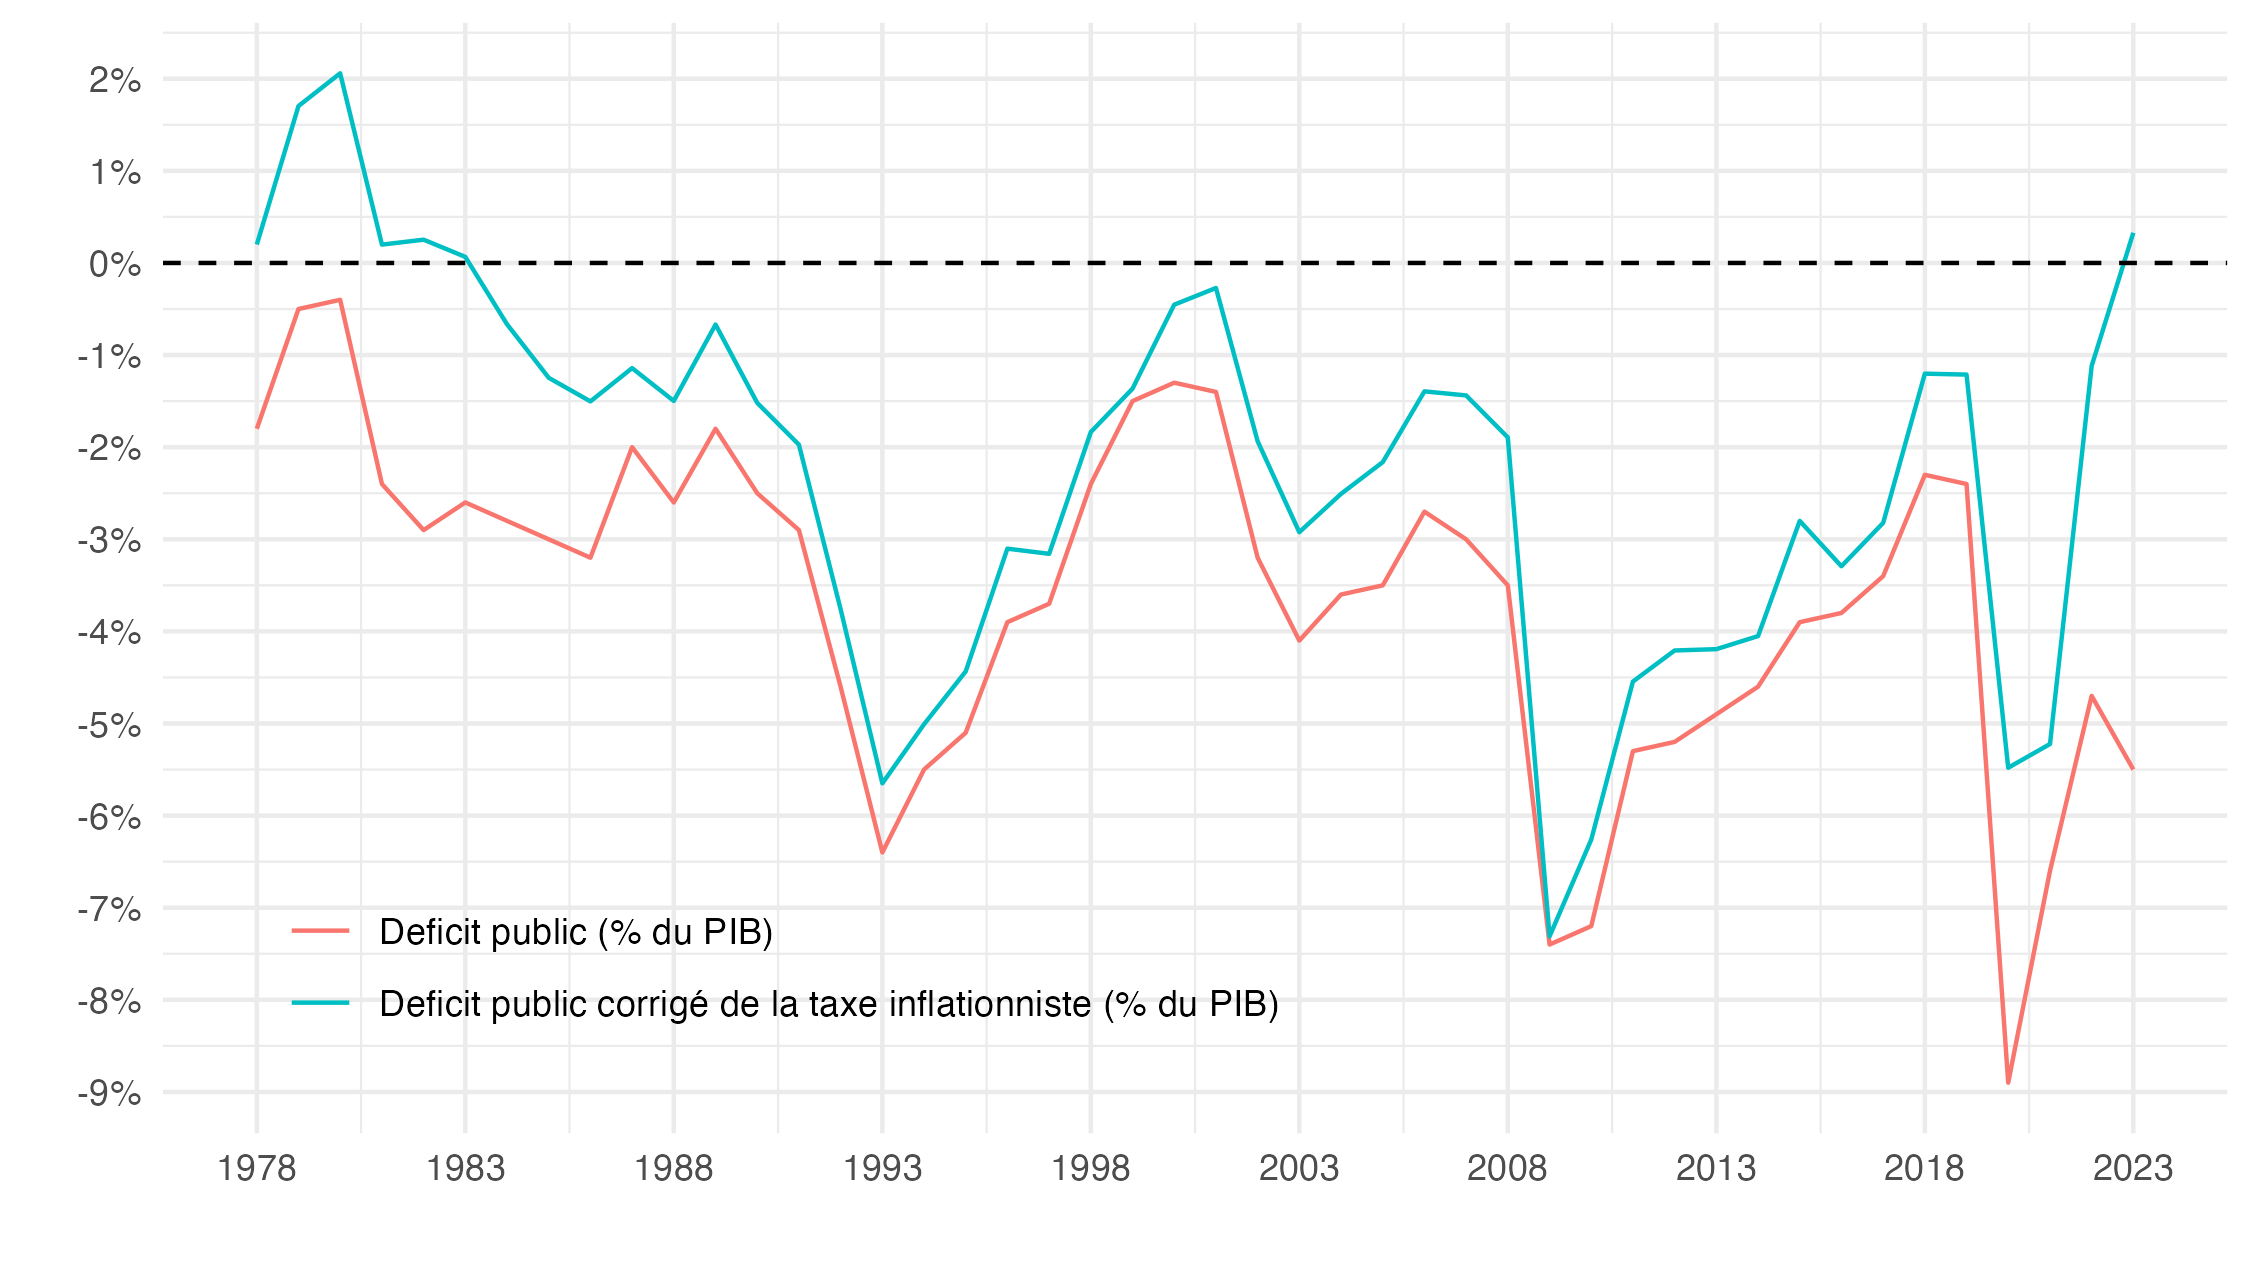

Generate this figure with R:

library(tidyverse)

load("figure2.rds")



figure2 |>
  transmute(date = as.Date(paste0(year, "-01-01")),
            `Deficit public (% du PIB)` = deficit_PIB/100,
            `Deficit public corrigé de la taxe inflationniste (% du PIB)` = deficit_PIB/100+taxe_inflationniste/PIB) |>
  gather(variable, value, -date) |>
  ggplot() + geom_line(aes(x = date, y = value, color = variable)) +
  theme_minimal() + xlab("") + ylab("") +
  theme(legend.title = element_blank(),
        legend.position = c(0.3, 0.15)) +
  scale_x_date(breaks = as.Date(paste0(seq(1978, 2100, 5), "-01-01")),
               labels = scales::date_format("%Y")) +
  scale_y_continuous(breaks = 0.01*seq(-100, 100, 1),
                     labels = scales::percent_format(accuracy = 1)) +
  geom_hline(yintercept = 0, linetype = "dashed")

ggsave("figure3.png", width = 1.25*6, height = 1.25*3.375)
ggsave("figure3.pdf", width = 1.25*6, height = 1.25*3.375)




figure2 |>
  transmute(date = as.Date(paste0(year, "-01-01")),
            `Deficit public (% du PIB)` = -deficit_PIB/100,
            `Deficit public corrigé de la taxe inflationniste (% du PIB)` = -deficit_PIB/100-taxe_inflationniste/PIB) |>
  gather(variable, value, -date) |>
  ggplot() + geom_line(aes(x = date, y = value, color = variable)) +
  theme_minimal() + xlab("") + ylab("") +
  theme(legend.title = element_blank(),
        legend.position = c(0.3, 0.85)) +
  scale_x_date(breaks = as.Date(paste0(seq(1978, 2100, 5), "-01-01")),
               labels = scales::date_format("%Y")) +
  scale_y_continuous(breaks = 0.01*seq(-100, 100, 1),
                     labels = scales::percent_format(accuracy = 1)) +
  geom_hline(yintercept = 0, linetype = "dashed")

ggsave("figure3b.png", width = 1.25*6, height = 1.25*3.375)
ggsave("figure3b.pdf", width = 1.25*6, height = 1.25*3.375)
